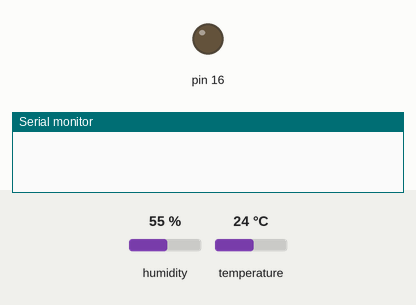
This sketch was run on a simulated Arduino Uno, built with avr-gcc and run on an emulated ATmega328P. Parts: output pins drawn as LEDs (lit = HIGH), the last lines printed to the serial monitor. The test bench sets the inputs (shaded band); at power-on: humidity 55 %, temperature 24 °C.

Above: at 2.5 s.
At 7.5 s:
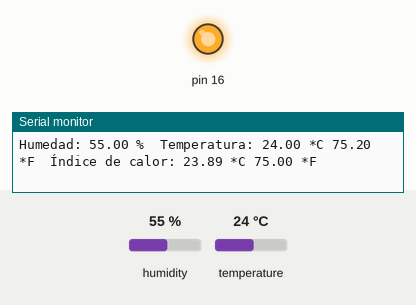
Timing chart, 0 to 13.1 s (numbered marks = the images above):
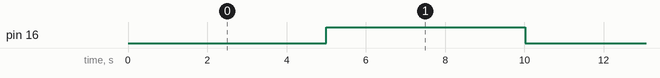

Measured:
- by itself, pin 16: alternates HIGH for 5.0 s and LOW for 5.0 s

The sketch:

temperature_sensor_led.ino
```cpp
#include <DHT.h>

// Definimos el pin digital donde se conecta el sensor
#define DHTPIN 5
// Dependiendo del tipo de sensor
#define DHTTYPE DHT11
 int led_status = 0;
// Inicializamos el sensor DHT11
DHT dht(DHTPIN, DHTTYPE);


void setup() {
  // Inicializamos comunicación serie
  Serial.begin(115200);
  pinMode(16, OUTPUT);
  // Comenzamos el sensor DHT
  dht.begin();
}

void loop() {
    // Esperamos 5 segundos entre medidas
  delay(5000);
  if(led_status == 0){
    led_status=1;
    }else {
      led_status=0;
      }
  digitalWrite(16, led_status);

  // Leemos la humedad relativa
  float h = dht.readHumidity();
  // Leemos la temperatura en grados centígrados (por defecto)
  float t = dht.readTemperature();
  // Leemos la temperatura en grados Fahrenheit
  float f = dht.readTemperature(true);

  // Comprobamos si ha habido algún error en la lectura
  if (isnan(h) || isnan(t) || isnan(f)) {
    Serial.println("Error obteniendo los datos del sensor DHT11");
    return;
  }

  // Calcular el índice de calor en Fahrenheit
  float hif = dht.computeHeatIndex(f, h);
  // Calcular el índice de calor en grados centígrados
  float hic = dht.computeHeatIndex(t, h, false);

  Serial.print("Humedad: ");
  Serial.print(h);
  Serial.print(" %\t");
  Serial.print("Temperatura: ");
  Serial.print(t);
  Serial.print(" *C ");
  Serial.print(f);
  Serial.print(" *F\t");
  Serial.print("Índice de calor: ");
  Serial.print(hic);
  Serial.print(" *C ");
  Serial.print(hif);
  Serial.println(" *F");

}
```
